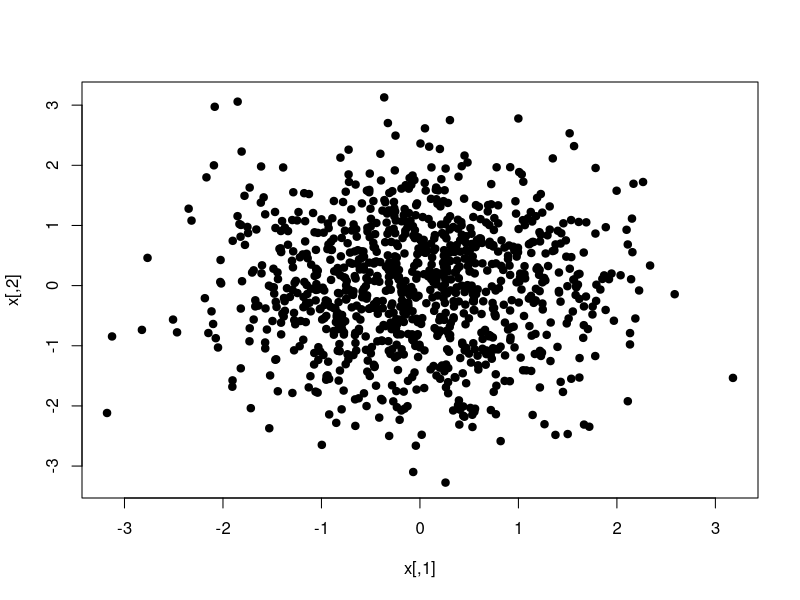
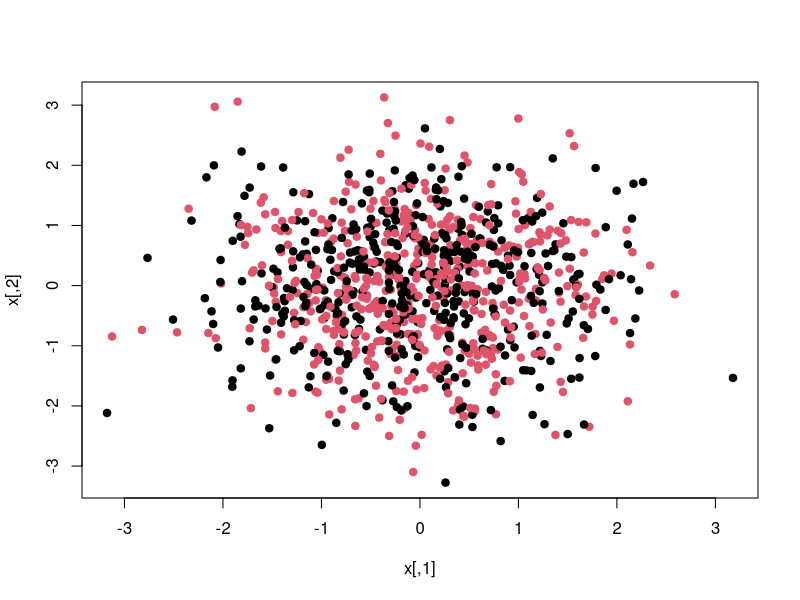
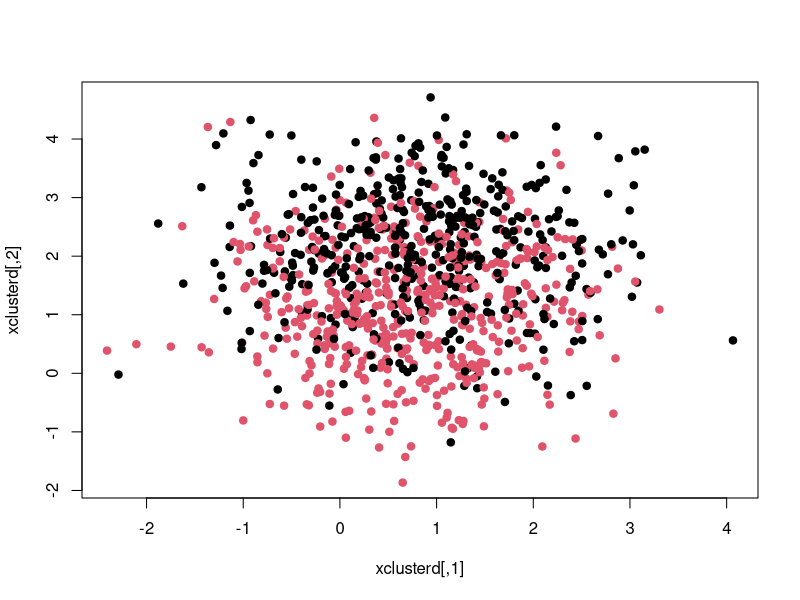

Source code (R) for these figures, in order: (Note: this script raises an error after producing the figures.)
set.seed(101)
x=matrix(rnorm(1000*2),1000,2)
plot(x,pch=19)
which=sample(1:2,1000,replace=TRUE)
plot(x,col=which,pch=19)
xmean=matrix(rnorm(2*2,sd=2),2,2)
xclusterd=x+xmean[which,]
plot(xclusterd,col=which,pch=19)
#write.csv(xclusterd,file="1000-2D-2-x1x2.csv", row.names=F)
#write.csv(data.frame(which), file="1000-2D-2-y.csv", row.names=F)

out <- cbind(xclusterd, (data.frame(which) - 1))
write.csv(out, file="1000-2D-2.csv", row.names=F)

r <- read.csv(file = "1000-2D-2.csv")
with(r, plot(x=X1, y=X2, col = which +1))
